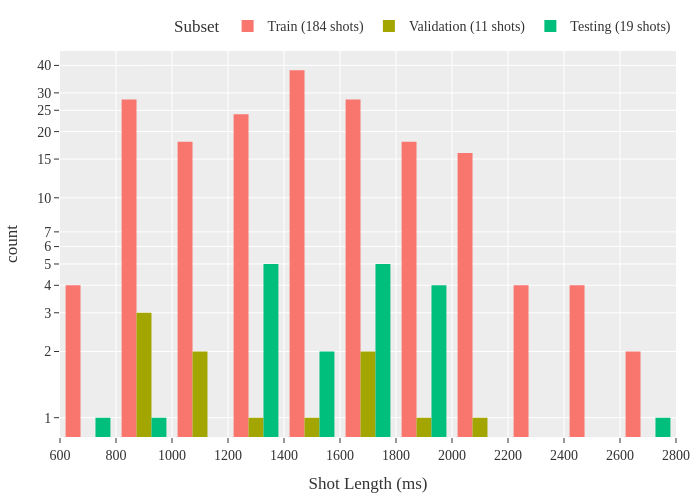

Notebook cell for this chart:
### Markdown cell above
### Shot sets histogram

### Code cell
# Assign categories to each shot number
import pandas as pd
import numpy as np

# Create a mapping from shot number to category
shot_category = {}
df = data_module.data.copy()
shots_included = set(data_module.data['ShotNum'].unique())
num_train = len(shots_included & set(C.data.train_shots))
num_val = len(shots_included & set(C.data.val_shots))
num_test = len(shots_included & set(C.data.test_shots))
total = num_train + num_val + num_test

print("Total:", total)
print("Percentages: Train: {:.2f}, Validation: {:.2f}, Test: {:.2f}".format(num_train/total, num_val/total,num_test/total))
for shot in C.data.train_shots:
    shot_category[shot] = f'Train ({num_train} shots)'
for shot in C.data.val_shots:
    shot_category[shot] = f'Validation ({num_val} shots)'
for shot in C.data.test_shots:
    shot_category[shot] = f'Testing ({num_test} shots)'

# Add a Category column to the DataFrame
category_series = data_module.data['ShotNum'].map(shot_category)
df['Category'] = category_series
print("Unique shots:", df['ShotNum'].nunique())
# Plot histogram with color by category
fig = px.histogram(
    df,
    x=df.groupby('ShotNum')['time_step'].count().values / 10,
    color=df.groupby('ShotNum').apply(lambda x: shot_category.get(x.name, 'unknown')).values,
    labels={
        'color': 'Subset',
        'x': 'Shot Length (ms)',
        'y': 'Count'
    },
    nbins=10,
    log_y=True,
    barmode="group",
)

# Set x-axis ticks at bin centers
# Increase the number of x-ticks for better granularity

# Get all x values from all histogram traces
all_x = np.concatenate([trace.x for trace in fig.data if hasattr(trace, "x")])
x_min, x_max = all_x.min(), all_x.max()
n_ticks = 12  # Increase this for more ticks
x_ticks = np.linspace(600, 2800, n_ticks, dtype=int)
fig.update_xaxes(tickvals=x_ticks)

# Set y-axis tick labels to show actual values on log scale
y_values = list(range(8)) + [10,15, 20,25,30,40]
fig.update_yaxes(
    tickvals=y_values,
    # ticktext=[str(v) for v in y_values],
    type="log"
)

fig.update_layout(
    margin=dict(l=40, r=10, t=30, b=40),
    width=700,
    height=500,
    font=dict(size=14, family="Serif"),
    legend=dict(
        orientation="h",
        yanchor="bottom",
        y=1.02,
        xanchor="right",
        x=1
    )
)
fig.show()
fig.write_image("output/pdfplots/shot_length_histogram.pdf")

### Figure 1 — Plotly figure (JSON) as saved in the notebook; plotly's stock layout.template omitted (floating-point values rounded to 4 significant figures; data arrays with more than 128 entries replaced by an {"elided": "..."} marker saying what was removed)
{"data": [{"alignmentgroup": "True", "bingroup": "x", "hovertemplate": "Subset=Train (184 shots)<br>Shot Length (ms)=%{x}<br>count=%{y}<extra></extra>", "legendgroup": "Train (184 shots)", "marker": {"color": "#F8766D", "pattern": {"shape": ""}}, "name": "Train (184 shots)", "nbinsx": 10, "offsetgroup": "Train (184 shots)", "orientation": "v", "showlegend": true, "type": "histogram", "x": {"elided": "184 float values"}, "xaxis": "x", "yaxis": "y"}, {"alignmentgroup": "True", "bingroup": "x", "hovertemplate": "Subset=Validation (11 shots)<br>Shot Length (ms)=%{x}<br>count=%{y}<extra></extra>", "legendgroup": "Validation (11 shots)", "marker": {"color": "#A3A500", "pattern": {"shape": ""}}, "name": "Validation (11 shots)", "nbinsx": 10, "offsetgroup": "Validation (11 shots)", "orientation": "v", "showlegend": true, "type": "histogram", "x": [939.6, 1285.0, 1083.0, 953.9, 932.2, 1708.0, 1704.0, 2014.0, 1424.0, 1074, 1923], "xaxis": "x", "yaxis": "y"}, {"alignmentgroup": "True", "bingroup": "x", "hovertemplate": "Subset=Testing (19 shots)<br>Shot Length (ms)=%{x}<br>count=%{y}<extra></extra>", "legendgroup": "Testing (19 shots)", "marker": {"color": "#00BF7D", "pattern": {"shape": ""}}, "name": "Testing (19 shots)", "nbinsx": 10, "offsetgroup": "Testing (19 shots)", "orientation": "v", "showlegend": true, "type": "histogram", "x": [1568.0, 1650, 1663.0, 1918.0, 1291, 765.4, 1646.0, 1349.0, 1249.0, 1662.0, 1222.0, 957.1, 1827, 1890.0, 1547.0, 2614.0, 1765.0, 1933.0, 1300.0], "xaxis": "x", "yaxis": "y"}], "layout": {"barmode": "group", "font": {"family": "Serif", "size": 14}, "height": 500, "legend": {"orientation": "h", "title": {"text": "Subset"}, "tracegroupgap": 0, "x": 1, "xanchor": "right", "y": 1.02, "yanchor": "bottom"}, "margin": {"b": 40, "l": 40, "r": 10, "t": 30}, "width": 700, "xaxis": {"anchor": "y", "domain": [0, 1], "tickvals": [600, 800, 1000, 1200, 1400, 1600, 1800, 2000, 2200, 2400, 2600, 2800], "title": {"text": "Shot Length (ms)"}}, "yaxis": {"anchor": "x", "domain": [0, 1], "tickvals": [0, 1, 2, 3, 4, 5, 6, 7, 10, 15, 20, 25, 30, 40], "title": {"text": "count"}, "type": "log"}}}
